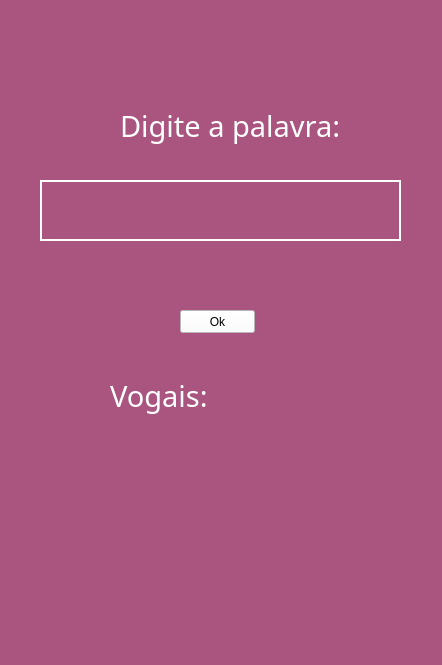
<?xml version="1.0" encoding="UTF-8"?>
<ui version="4.0">
 <class>MainWindow</class>
 <widget class="QMainWindow" name="MainWindow">
  <property name="geometry">
   <rect>
    <x>0</x>
    <y>0</y>
    <width>442</width>
    <height>665</height>
   </rect>
  </property>
  <property name="windowTitle">
   <string>MainWindow</string>
  </property>
  <property name="styleSheet">
   <string notr="true">background-color:rgb(170, 85, 127);</string>
  </property>
  <widget class="QWidget" name="centralwidget">
   <widget class="QLabel" name="label">
    <property name="geometry">
     <rect>
      <x>120</x>
      <y>100</y>
      <width>251</width>
      <height>51</height>
     </rect>
    </property>
    <property name="font">
     <font>
      <family>MS PGothic</family>
      <pointsize>22</pointsize>
     </font>
    </property>
    <property name="styleSheet">
     <string notr="true">color: white;</string>
    </property>
    <property name="text">
     <string>Digite a palavra:</string>
    </property>
   </widget>
   <widget class="QLabel" name="labelResult">
    <property name="geometry">
     <rect>
      <x>110</x>
      <y>370</y>
      <width>251</width>
      <height>51</height>
     </rect>
    </property>
    <property name="font">
     <font>
      <family>MS PGothic</family>
      <pointsize>22</pointsize>
     </font>
    </property>
    <property name="styleSheet">
     <string notr="true">color: white;</string>
    </property>
    <property name="text">
     <string>Vogais:</string>
    </property>
   </widget>
   <widget class="QPushButton" name="pushButton">
    <property name="geometry">
     <rect>
      <x>180</x>
      <y>310</y>
      <width>75</width>
      <height>23</height>
     </rect>
    </property>
    <property name="styleSheet">
     <string notr="true">background-color: white;</string>
    </property>
    <property name="text">
     <string>Ok</string>
    </property>
   </widget>
   <widget class="QLineEdit" name="input">
    <property name="geometry">
     <rect>
      <x>40</x>
      <y>180</y>
      <width>361</width>
      <height>61</height>
     </rect>
    </property>
    <property name="styleSheet">
     <string notr="true">border: 2px solid white</string>
    </property>
   </widget>
  </widget>
  <widget class="QMenuBar" name="menubar">
   <property name="geometry">
    <rect>
     <x>0</x>
     <y>0</y>
     <width>442</width>
     <height>21</height>
    </rect>
   </property>
  </widget>
  <widget class="QStatusBar" name="statusbar"/>
 </widget>
 <resources/>
 <connections/>
</ui>
